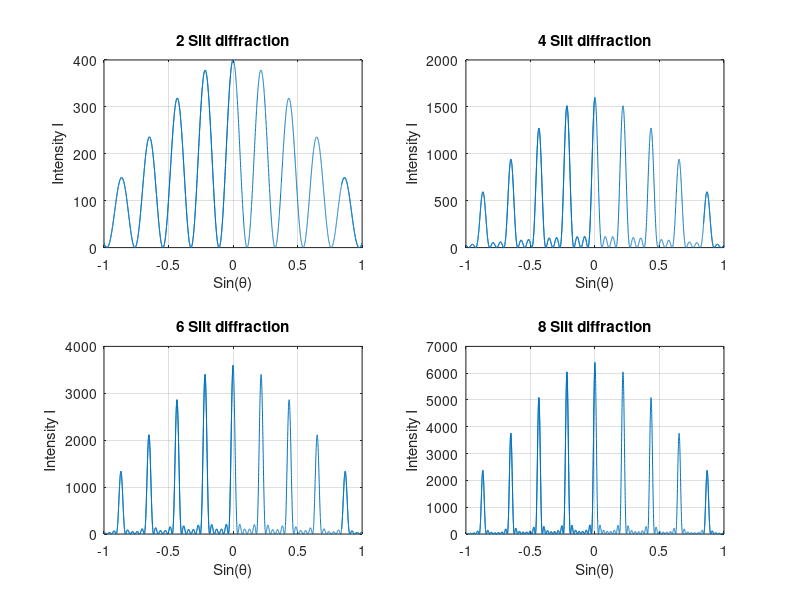

This figure's MATLAB source:
close all;
clear all;


%n=5;

e=3

d=20


% A is alpha ,B beta , l lambda , thita t 
% n is the number of slits ,e is width of slit,d is width of opaque space/area,


l=5

%N=n;

Amp=10;

t1=linspace(1,2*pi,10000);



for N=[2 4 6 8]
    
    for ind=1:10000;
    
        t=t1(ind);

        A1(ind)=(pi*e*sin(t))/(l);
   
   
        B1(ind)=(pi)*(e+d)*sin(t)/(l);
    
  
        A=A1(ind);
        B=B1(ind);
        R(ind)=(Amp*sin(A)*sin(N*B))/(A*sin(B));
        I(ind)=R(ind)*R(ind);
        
    end
    

subplot (2,2,N/2)

plot(sin(t1),I)




xlabel('Sin(\theta)')

ylabel('Intensity I')
grid on


%{



x = [0 0.2 0.45 0.7 0.9];
y = [4.3 4 3.4 2.4 1.6];
y=1:5
labels = {'n=0','n=1','n=2','n=3' ,'n=4'};
text(x,-y+N), labels)

%}
   
end


subplot (2,2,1)
title('2 Slit diffraction')


subplot (2,2,2)
title('4 Slit diffraction')


subplot (2,2,3)
title('6 Slit diffraction')


subplot (2,2,4)
title('8 Slit diffraction')
